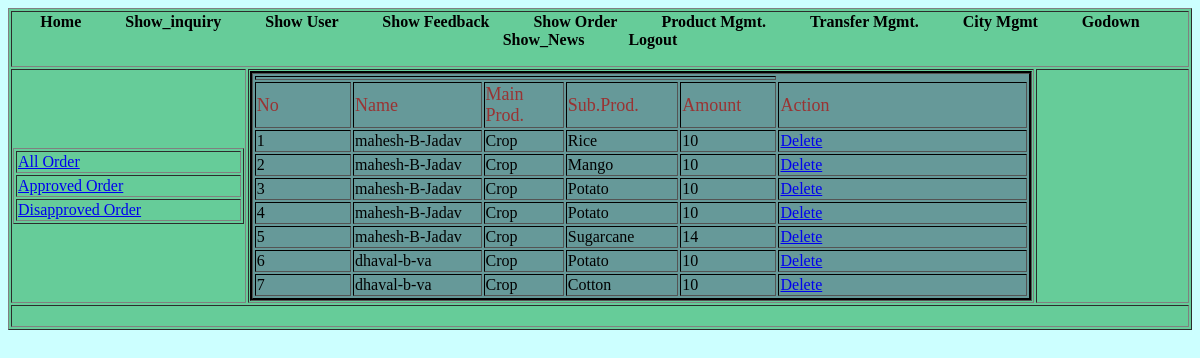
The page /Admin/all_order.php (signed in) on the database its author committed.
### tables this page shows
CREATE TABLE IF NOT EXISTS `my_order` (
  `id` int(11) NOT NULL AUTO_INCREMENT,
  `rid` int(10) NOT NULL,
  `name` varchar(30) NOT NULL,
  `taluka` varchar(20) NOT NULL,
  `main_prod` varchar(20) NOT NULL,
  `sub_prod` varchar(20) NOT NULL,
  `amount` int(10) NOT NULL,
  `flag` int(1) NOT NULL,
  PRIMARY KEY (`id`)
);

CREATE TABLE IF NOT EXISTS `s_prod` (
  `sid` int(11) NOT NULL AUTO_INCREMENT,
  `m_pro` varchar(20) NOT NULL,
  `sp_name` varchar(20) NOT NULL,
  PRIMARY KEY (`sid`)
);

### Admin/all_order.php (the view, shortened to what this page needs)
<!DOCTYPE html PUBLIC "-//W3C//DTD XHTML 1.0 Transitional//EN" "http://www.w3.org/TR/xhtml1/DTD/xhtml1-transitional.dtd">
<html xmlns="http://www.w3.org/1999/xhtml">
<head>
<link rel="stylesheet" type="text/css" href="styles.css" />
</head>
<body class="body">
<table width="100%" border="1" class="background">
  <tr>
    <td colspan="3"><?php include("header.php");?></td>
  </tr>
  <tr>
    <td width="20%"><table width="100%" border="1">
      <tr>
        <td><a href="all_order.php">All Order </a></td>
      </tr>
      <tr>
        <td><a href="approve_o.php">Approved Order </a></td>
      </tr>
      <tr>
        <td><a href="disapprove_o.php">Disapproved Order </a></td>
      </tr>
    </table></td>
    <td width="67%"><table width="100%" border="1" align="center" class="table">
      <tr>
        <td colspan="5"><?php
	  ?></td>
      </tr>
      <tr>
        <td width="12%" class="font">No</td>
		<td width="16%" class="font">Name </td>
        <td width="10%" class="font">Main Prod. </td>
        <td width="14%" class="font">Sub.Prod.</td>
        <td width="12%" class="font">Amount</td>
        <td width="31%" class="font">Action</td>
      </tr>
      <?php
	$q=mysql_query("select * from my_order ")or die("qf");
	$i=1;
	while($data=mysql_fetch_array($q))
	{
	?>
      <tr>
        <td><?php echo $i;?></td>
		 <td><?php echo $data['name'];?></td>
        <td><?php
			$t1=$data['main_prod'];
			$q2=mysql_query("select m_pro from s_prod where sid=$t1");
			$data2=mysql_fetch_array($q2);
			echo $data2['m_pro'];
		?></td>
        <td><?php
			$t1=$data['sub_prod'];
			$q2=mysql_query("select sp_name from s_prod where sid=$t1");
			$data2=mysql_fetch_array($q2);
			echo $data2['sp_name'];
		?></td>
        <td><?php echo $data['amount'];?></td>
        <td><a href="del_order.php?did=<?php echo $data['id'];?>">Delete</a></td>
        </tr>
      <?php
	$i++;
	}
	?>
    </table></td>
    <td width="13%">&nbsp;</td>
  </tr>
  <tr>
    <td colspan="3">&nbsp;</td>
  </tr>
</table>
</body>
</html>

### Admin/styles.css (style rules this page uses)
.body { background:#CCFFFF; }
.background { background-color:#66CC99; }
.table { background-color: #669999; border:#000000 groove; }
.font { font:Georgia, "Times New Roman", Times, serif; font-size:18px; color: #993333; }

### rows shown on the page
my_order: name "mahesh-B-Jadav", s_prod.m_pro "Crop", s_prod.sp_name "Rice", amount "10"
my_order: name "mahesh-B-Jadav", s_prod.m_pro "Crop", s_prod.sp_name "Mango", amount "10"
my_order: name "mahesh-B-Jadav", s_prod.m_pro "Crop", s_prod.sp_name "Potato", amount "10"
my_order: name "mahesh-B-Jadav", s_prod.m_pro "Crop", s_prod.sp_name "Potato", amount "10"
my_order: name "mahesh-B-Jadav", s_prod.m_pro "Crop", s_prod.sp_name "Sugarcane", amount "14"
my_order: name "dhaval-b-va", s_prod.m_pro "Crop", s_prod.sp_name "Potato", amount "10"
my_order: name "dhaval-b-va", s_prod.m_pro "Crop", s_prod.sp_name "Cotton", amount "10"
